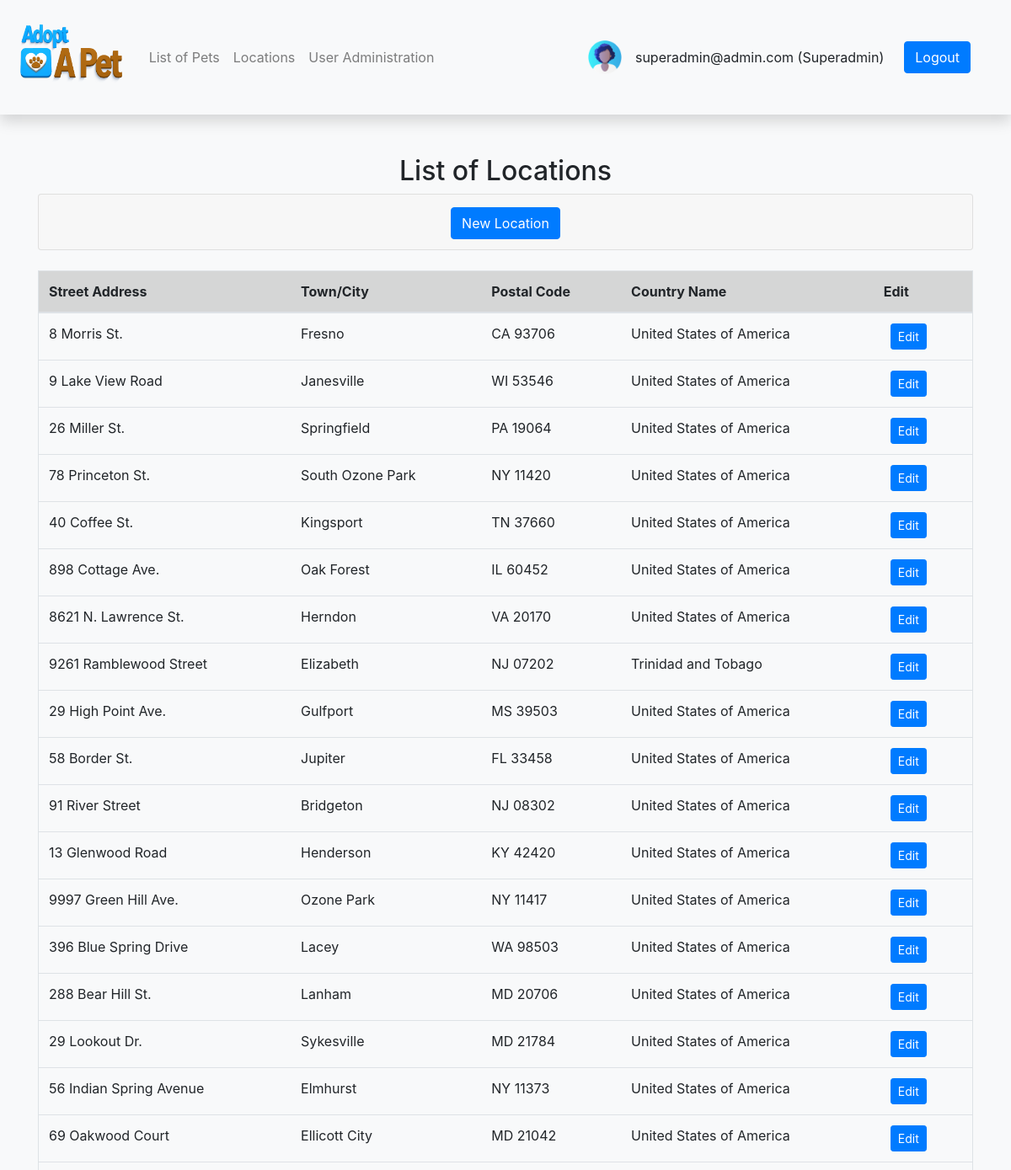
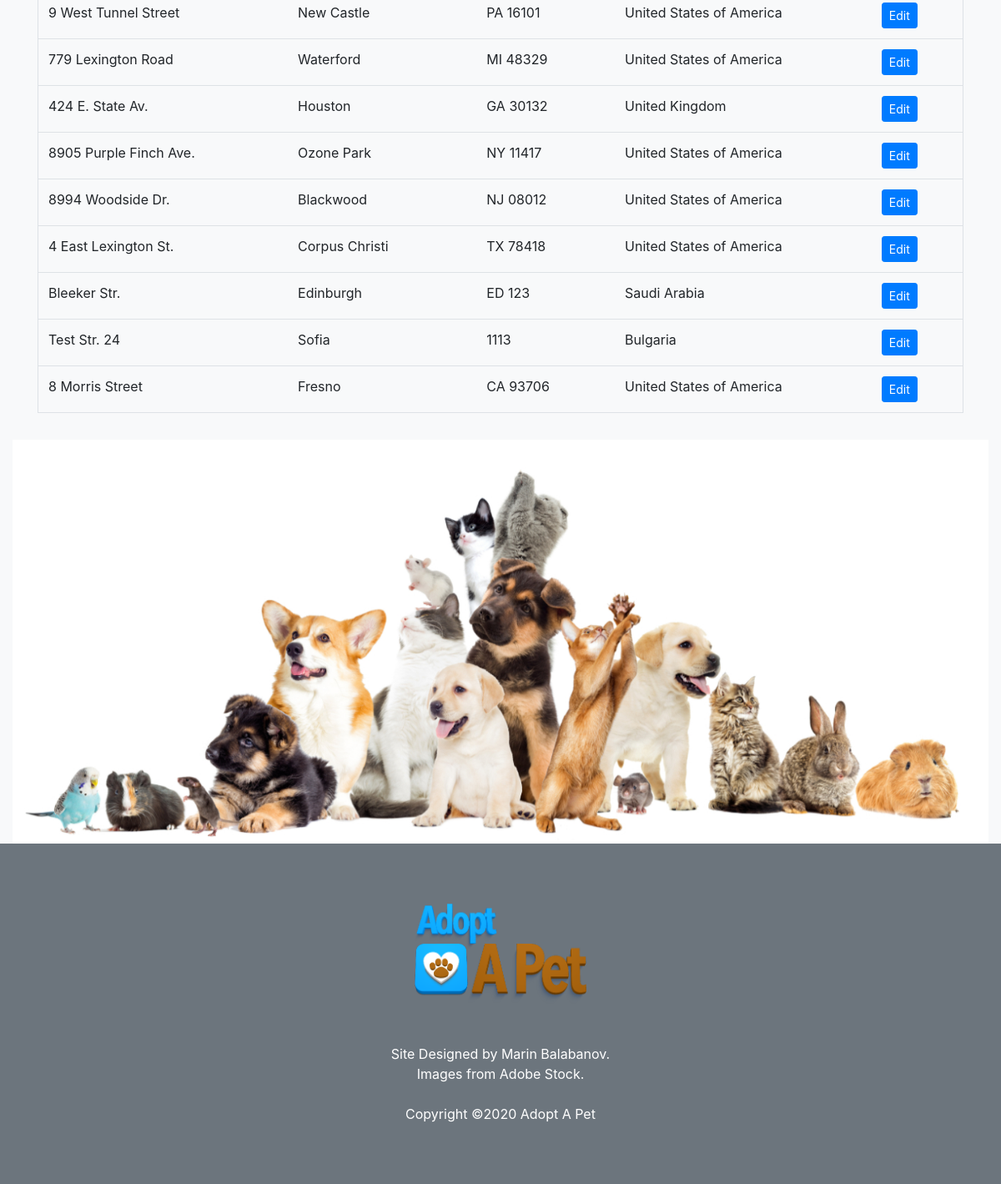
Page /locations.php (signed in) on the committed database (2 pictures, top to bottom).
### tables this page shows
CREATE TABLE `users` (
  `userId` int(11) NOT NULL,
  `userName` varchar(100) NOT NULL,
  `userEmail` varchar(100) NOT NULL,
  `userPass` varchar(100) NOT NULL,
  `userImage` varchar(100) DEFAULT NULL,
  `userType` enum('user','admin','superadmin') NOT NULL DEFAULT 'user'
);

CREATE TABLE `locations` (
  `locationId` int(11) NOT NULL,
  `street` varchar(100) NOT NULL,
  `town` varchar(100) NOT NULL,
  `postalCode` varchar(100) NOT NULL,
  `country` int(11) NOT NULL
);

CREATE TABLE `countries` (
  `countryId` int(11) NOT NULL,
  `CountryName` text NOT NULL
);

### locations.php (shortened to what this page needs)
<?php
    require_once 'actions/db_connect.php';
    if($_SESSION['admin']) {
        $res=mysqli_query($connect, "SELECT * FROM users WHERE userId=".$_SESSION['admin']);
        $userRow=mysqli_fetch_array($res, MYSQLI_ASSOC);
    } elseif ($_SESSION['superadmin']) {
        $res=mysqli_query($connect, "SELECT * FROM users WHERE userId=".$_SESSION['superadmin']);
        $userRow=mysqli_fetch_array($res, MYSQLI_ASSOC);
    }
?>
<!doctype html>
<html lang="en">
    <head>
        <link rel="stylesheet" href="css/bootstrap.min.css">
    </head>
    <body class="bg-light">
    <?php include('navbar.php'); ?>
    <div class="container">
        <h2 class="mt-5 text-center">List of Locations</h2>
        <div class="row">
            <div class="col-12 text-center mb-2">
                <div class="accordion" id="accordionExample">
                    <div class="card">
                        <div class="card-header" id="headingOne">
                            <h2 class="mb-0">
                                <button class="btn btn btn-primary" type="button" data-toggle="collapse" data-target="#collapseOne" aria-expanded="true" aria-controls="collapseOne">
                                    New Location
                                </button>
                            </h2>
                        </div>
                    </div>
                </div>
            </div>
        </div>
        <div class="row my-3">
            <div class="col-md-12">
                <table class="table border">
                    <thead>
                        <tr class="table-active">
                            <th scope="col">Street Address</th>
                            <th scope="col">Town/City</th>
                            <th scope="col">Postal Code</th>
                            <th scope="col">Country Name</th>
                            <th scope="col">Edit</th>
                        </tr>
                    </thead>
                    <tbody>
                    <?php
                    $sql = 'SELECT locations.locationId, locations.street, locations.town, locations.postalCode, locations.country, countries.CountryName FROM locations INNER JOIN countries ON locations.country = countries.countryId;';
                    $result = $connect->query($sql);
                    if($result->num_rows > 0) {
                        while($row = mysqli_fetch_assoc($result)) {
                            printf('
                                <tr>
                                    <td>
                                        %s
                                    </td>
                                    <td>
                                        %s
                                    </td>
                                    <td>
                                        %s
                                    </td>
                                    <td>
                                        %s
                                    </td>
                                    <td>
                                        <a class="btn btn-primary btn-sm mx-2" href="updatelocation.php?id=%s">Edit</a>
                                    </td>
                                </tr>',
                                $row['street'], $row['town'], $row['postalCode'], $row['CountryName'], $row['locationId']);
                            }
                        } else {
                            echo('<tr><td colspan="6">No users in database</td></tr>');
                        }
                    ?>
                    </tbody>
                </table>
            </div>
        </div>
    </div>
    <?php include('footer.php'); ?>
  </body>
</html>

### navbar.php (shortened to what this page needs)
<nav class="navbar navbar-expand-lg navbar-light bg-light shadow p-4">
    <a href="index.php"><img src="assets/adopt-a-pet-logo/adopt-a-pet-logo.png" height="80" alt="Adopt A Pet" class="mr-4 navbar-brand h1" loading="lazy"></a>
    <div class="collapse navbar-collapse" id="navbarSupportedContent">
        <ul class="navbar-nav mr-auto">
            <?php
                if( isset($_SESSION['user']) || isset($_SESSION['admin']) || isset($_SESSION['superadmin']) ) {
                    echo('<li class="nav-item"><a class="nav-link" href="index.php">List of Pets</a></li>');
                }
            ?>
            <?php
                if( isset($_SESSION['admin']) || isset($_SESSION['superadmin']) ) {
                    echo('<li class="nav-item"><a class="nav-link" href="locations.php">Locations</a></li><li class="nav-item"><a class="nav-link" href="admin.php">User Administration</a></li>');
                }
            ?>
        </ul>
        <?php
                if( isset($_SESSION['user']) || isset($_SESSION['admin']) || isset($_SESSION['superadmin']) ) {
                    echo('<img src="'. $userRow['userImage' ] .'" height="40px" alt="'. $userRow['userEmail' ] .'" class="mx-3">'. $userRow['userEmail'] .' ('. ucfirst($userRow['userType' ]) .')<a class="btn btn-primary mx-4" href="logout.php?logout">Logout</a>');
                }
        ?>
    </div>
</nav>

### rows in the picture
users: userImage (picture), userEmail "superadmin@admin.com", userType "Superadmin"
locations: street "8 Morris St.", town "Fresno", postalCode "CA 93706", country.CountryName "United States of America"
locations: street "9 Lake View Road", town "Janesville", postalCode "WI 53546", country.CountryName "United States of America"
locations: street "26 Miller St.", town "Springfield", postalCode "PA 19064", country.CountryName "United States of America"
locations: street "78 Princeton St.", town "South Ozone Park", postalCode "NY 11420", country.CountryName "United States of America"
locations: street "40 Coffee St.", town "Kingsport", postalCode "TN 37660", country.CountryName "United States of America"
locations: street "898 Cottage Ave.", town "Oak Forest", postalCode "IL 60452", country.CountryName "United States of America"
locations: street "8621 N. Lawrence St.", town "Herndon", postalCode "VA 20170", country.CountryName "United States of America"
locations: street "9261 Ramblewood Street", town "Elizabeth", postalCode "NJ 07202", country.CountryName "Trinidad and Tobago"
locations: street "29 High Point Ave.", town "Gulfport", postalCode "MS 39503", country.CountryName "United States of America"
locations: street "58 Border St.", town "Jupiter", postalCode "FL 33458", country.CountryName "United States of America"
locations: street "91 River Street", town "Bridgeton", postalCode "NJ 08302", country.CountryName "United States of America"
locations: street "13 Glenwood Road", town "Henderson", postalCode "KY 42420", country.CountryName "United States of America"
locations: street "9997 Green Hill Ave.", town "Ozone Park", postalCode "NY 11417", country.CountryName "United States of America"
locations: street "396 Blue Spring Drive", town "Lacey", postalCode "WA 98503", country.CountryName "United States of America"
locations: street "288 Bear Hill St.", town "Lanham", postalCode "MD 20706", country.CountryName "United States of America"
locations: street "29 Lookout Dr.", town "Sykesville", postalCode "MD 21784", country.CountryName "United States of America"
locations: street "56 Indian Spring Avenue", town "Elmhurst", postalCode "NY 11373", country.CountryName "United States of America"
locations: street "69 Oakwood Court", town "Ellicott City", postalCode "MD 21042", country.CountryName "United States of America"
locations: street "9 West Tunnel Street", town "New Castle", postalCode "PA 16101", country.CountryName "United States of America"
locations: street "779 Lexington Road", town "Waterford", postalCode "MI 48329", country.CountryName "United States of America"
locations: street "424 E. State Av.", town "Houston", postalCode "GA 30132", country.CountryName "United Kingdom"
locations: street "8905 Purple Finch Ave.", town "Ozone Park", postalCode "NY 11417", country.CountryName "United States of America"
locations: street "8994 Woodside Dr.", town "Blackwood", postalCode "NJ 08012", country.CountryName "United States of America"
locations: street "4 East Lexington St.", town "Corpus Christi", postalCode "TX 78418", country.CountryName "United States of America"
locations: street "Bleeker Str.", town "Edinburgh", postalCode "ED 123", country.CountryName "Saudi Arabia"
locations: street "Test Str. 24", town "Sofia", postalCode "1113", country.CountryName "Bulgaria"
locations: street "8 Morris Street", town "Fresno", postalCode "CA 93706", country.CountryName "United States of America"
